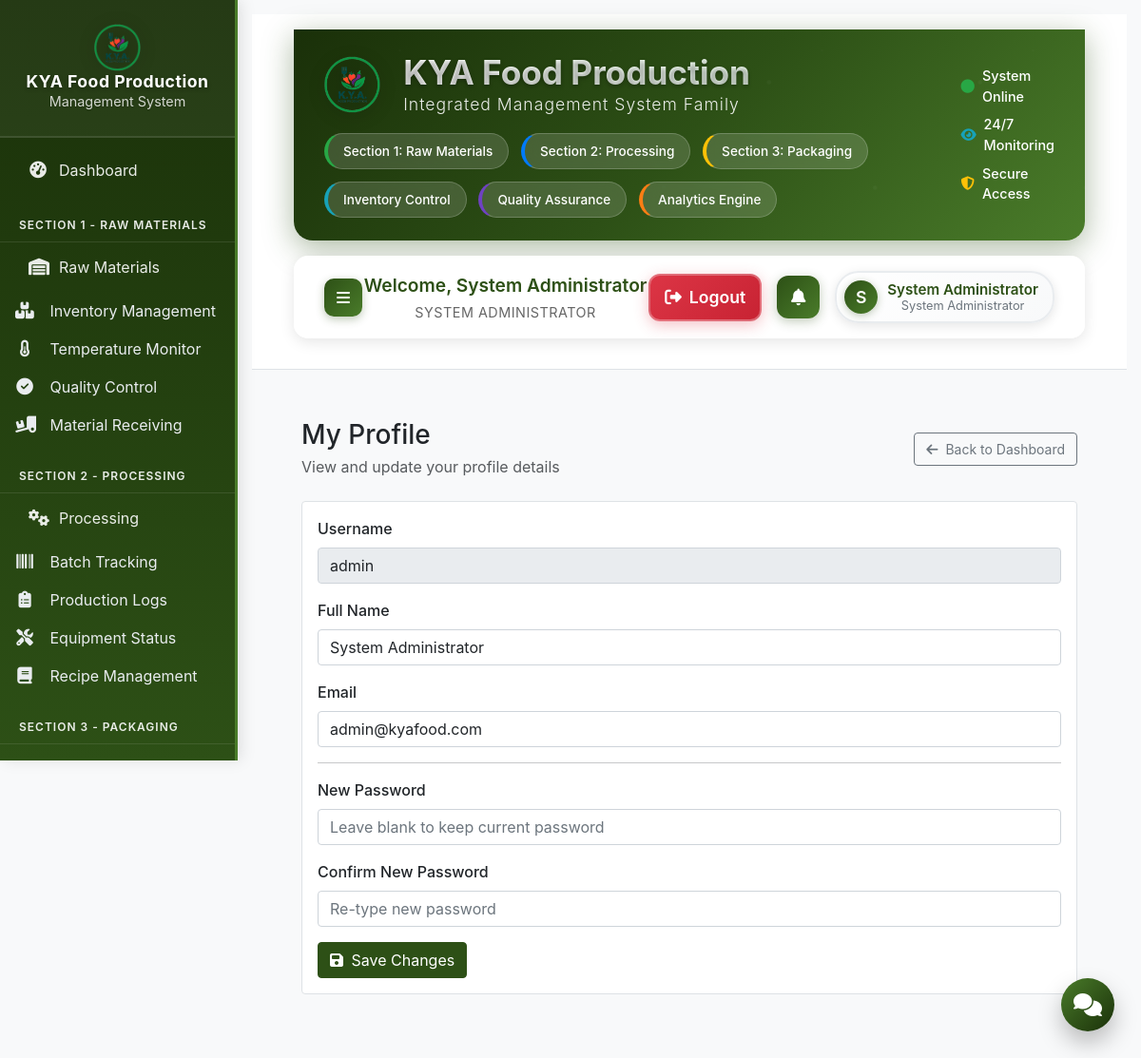
The page /modules/profile/edit.php (signed in) on the database its author committed.
### tables this page shows
CREATE TABLE `users` (
  `id` int(11) NOT NULL AUTO_INCREMENT,
  `username` varchar(50) NOT NULL,
  `password` varchar(255) NOT NULL,
  `role` varchar(50) NOT NULL,
  `full_name` varchar(100) NOT NULL,
  `email` varchar(100) NOT NULL,
  `phone` varchar(20) DEFAULT NULL,
  `profile_image` varchar(255) DEFAULT NULL,
  `last_login` datetime DEFAULT NULL,
  `login_attempts` int(11) DEFAULT 0,
  `account_locked` tinyint(1) DEFAULT 0,
  `is_active` tinyint(1) DEFAULT 1,
  `created_at` timestamp NOT NULL DEFAULT current_timestamp(),
  `updated_at` timestamp NOT NULL DEFAULT current_timestamp() ON UPDATE current_timestamp(),
  PRIMARY KEY (`id`),
  UNIQUE KEY `username` (`username`),
  UNIQUE KEY `email` (`email`)
);

### modules/profile/edit.php (the view, shortened to what the rows shown need)
<?php
require_once '../../config/session.php';
$userInfo = SessionManager::getUserInfo();
$db = (new Database())->connect();
$userId = (int)$userInfo['id'];
$stmt = $db->prepare("SELECT id, username, full_name, email FROM users WHERE id = ?");
$stmt->execute([$userId]);
$currentUser = $stmt->fetch(PDO::FETCH_ASSOC);
include '../../includes/header.php';
?>
<div class="content-area">
    <div class="d-flex justify-content-between align-items-center mb-4">
        <div>
            <h1 class="h3 mb-1">My Profile</h1>
        </div>
    </div>
    <div class="card">
        <div class="card-body">
            <form method="post" autocomplete="off">
                <div class="mb-3">
                    <label class="form-label">Username</label>
                    <input type="text" class="form-control" value="<?php echo htmlspecialchars($currentUser['username']); ?>" disabled>
                </div>
                <div class="mb-3">
                    <label class="form-label">Full Name</label>
                    <input type="text" name="full_name" class="form-control" value="<?php echo htmlspecialchars($currentUser['full_name'] ?? ''); ?>" required>
                </div>
                <div class="mb-3">
                    <label class="form-label">Email</label>
                    <input type="email" name="email" class="form-control" value="<?php echo htmlspecialchars($currentUser['email'] ?? ''); ?>" required>
                </div>
            </form>
        </div>
    </div>
</div>
<?php include '../../includes/footer.php'; ?>

### includes/header.php (shortened to what the rows shown need)
<?php
$userInfo = SessionManager::getUserInfo();
?>
<!DOCTYPE html>
<html lang="en">
<head>
    <link href="https://cdn.jsdelivr.net/npm/bootstrap@5.3.2/dist/css/bootstrap.min.css" rel="stylesheet">
    <link href="https://cdnjs.cloudflare.com/ajax/libs/font-awesome/6.4.0/css/all.min.css" rel="stylesheet">
    <link href="https://cdn.jsdelivr.net/npm/chart.js@4.4.0/dist/chart.min.css" rel="stylesheet">
    <link href="<?php echo strpos($_SERVER['REQUEST_URI'], '/modules/') !== false ? '../../' : ''; ?>assets/css/style.css" rel="stylesheet">
    <link href="<?php echo strpos($_SERVER['REQUEST_URI'], '/modules/') !== false ? '../../' : ''; ?>assets/css/dashboard.css" rel="stylesheet">
    <link href="<?php echo strpos($_SERVER['REQUEST_URI'], '/modules/') !== false ? '../../' : ''; ?>assets/css/responsive.css" rel="stylesheet">
</head>
<body class="dashboard-body">
    <div class="dashboard-container">
        <div class="main-content" id="mainContent">
            <header class="main-header">
                <div class="container-fluid">
                    <div class="system-family-banner">
                        <div class="d-flex align-items-center justify-content-between">
                            <div class="system-family-info">
                                <div class="system-brand">
                                    <div class="brand-text">
                                        <h1 class="system-title">KYA Food Production</h1>
                                    </div>
                                </div>
                            </div>
                        </div>
                    </div>
                    <div class="main-nav-header">
                        <div class="d-flex align-items-center justify-content-between">
                            <div class="current-page-info">
                                <div class="breadcrumb-container">
                                    <span class="current-user">Welcome, <?php echo htmlspecialchars($userInfo['full_name']); ?></span>
                                    <span class="current-role"><?php echo USER_ROLES[$userInfo['role']]['name']; ?></span>
                                </div>
                            </div>
                            <div class="d-flex align-items-center gap-3">
                                <div class="dropdown">
                                    <button class="modern-user-toggle dropdown-toggle" type="button" data-bs-toggle="dropdown" aria-expanded="false" title="User Menu">
                                        <div class="modern-user-avatar">
                                            <?php echo strtoupper(substr($userInfo['full_name'], 0, 1)); ?>
                                        </div>
                                        <div class="d-none d-md-block">
                                            <div class="modern-user-name"><?php echo htmlspecialchars($userInfo['full_name']); ?></div>
                                            <div class="modern-user-role"><?php echo USER_ROLES[$userInfo['role']]['name']; ?></div>
                                        </div>
                                    </button>
                                </div>
                            </div>
                        </div>
                    </div>
                </div>
            </header>
            <div class="content-wrapper" style="padding: 20px;">

### rows shown on the page
users: full_name "System Administrator", username "SYSTEM ADMINISTRATOR", full_name "S", username "System Administrator", username "admin", email "admin@kyafood.com"
